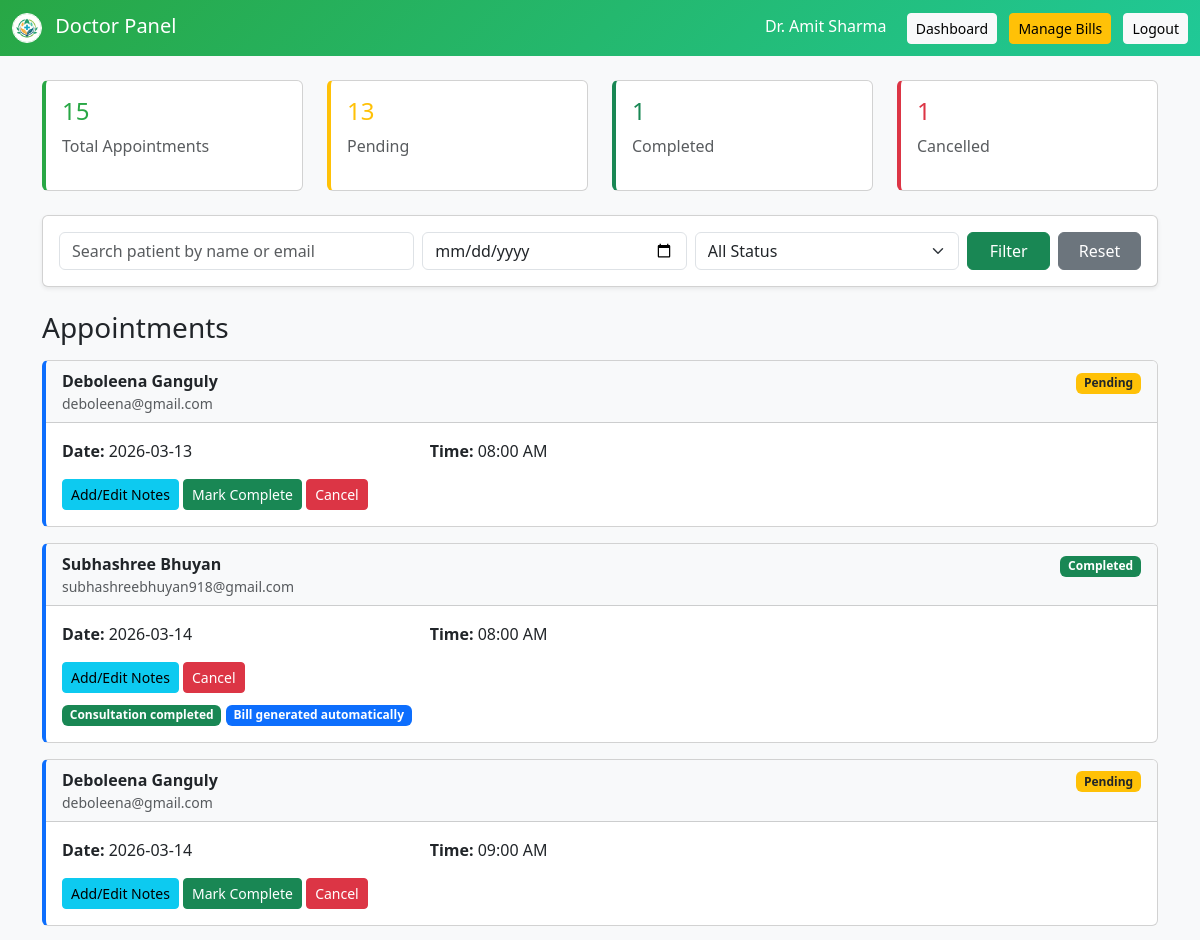
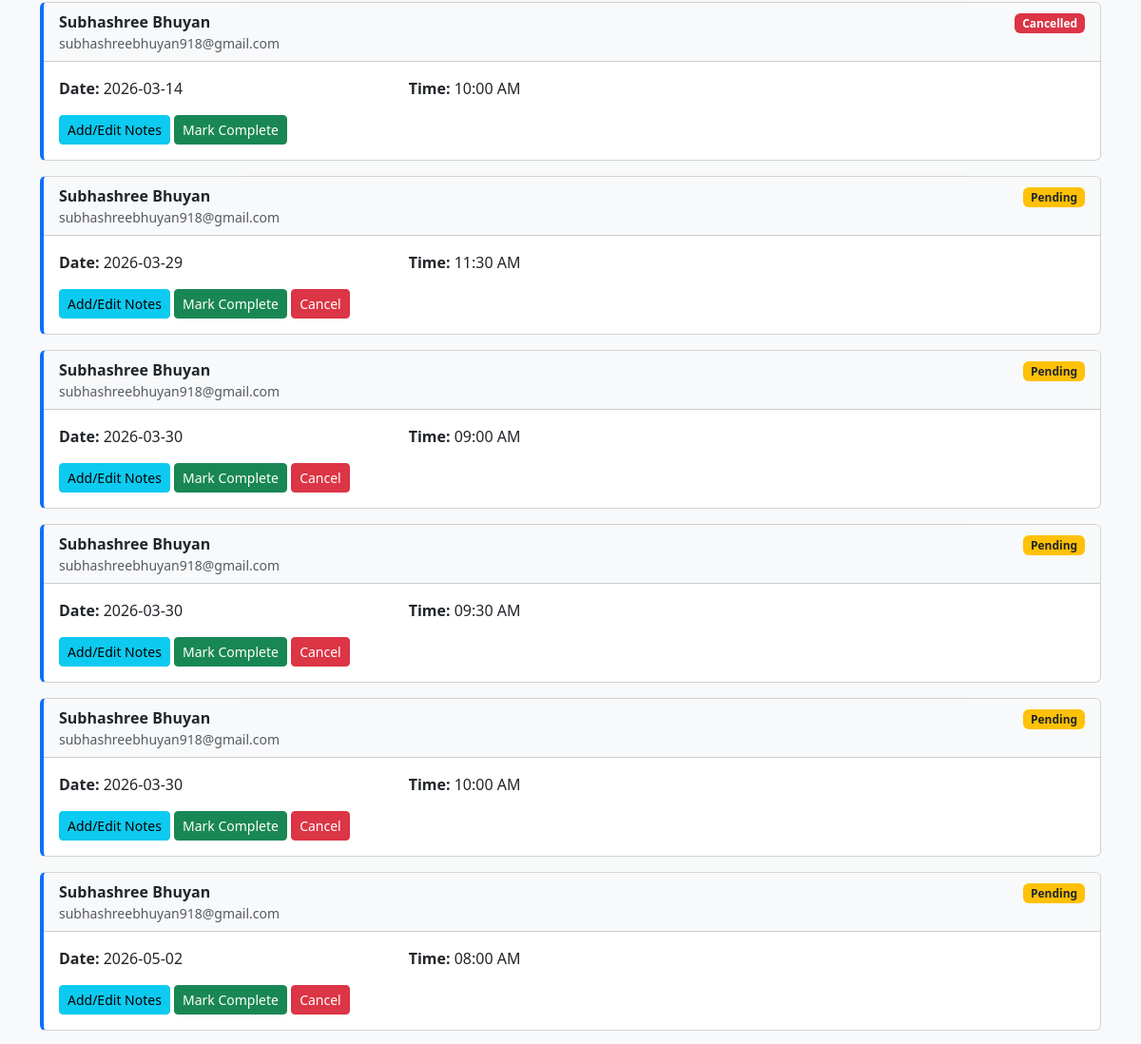
Before: /doctor/dashboard.php (signed in, upper part) with the older database file (2 pictures, top to bottom).
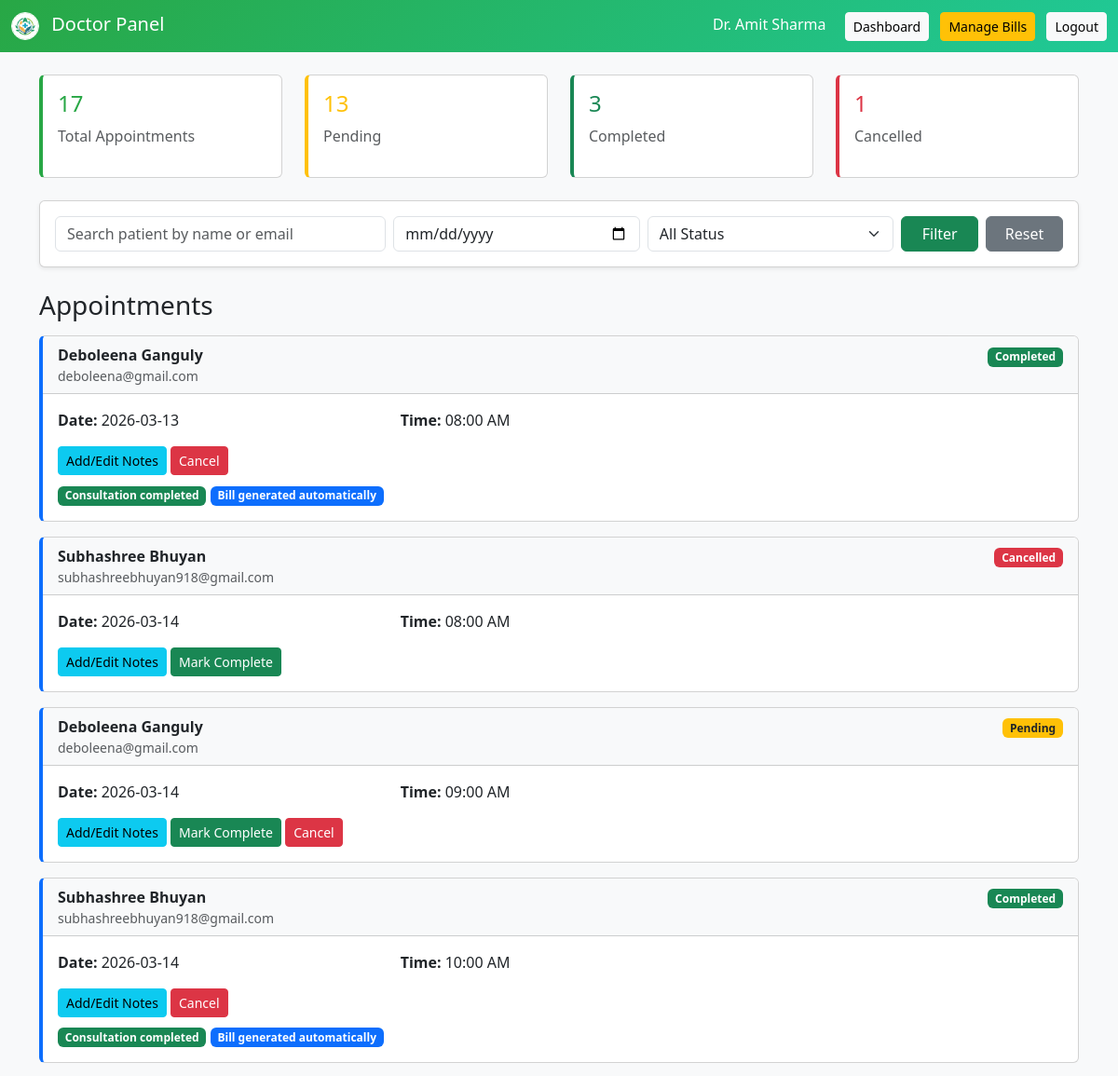
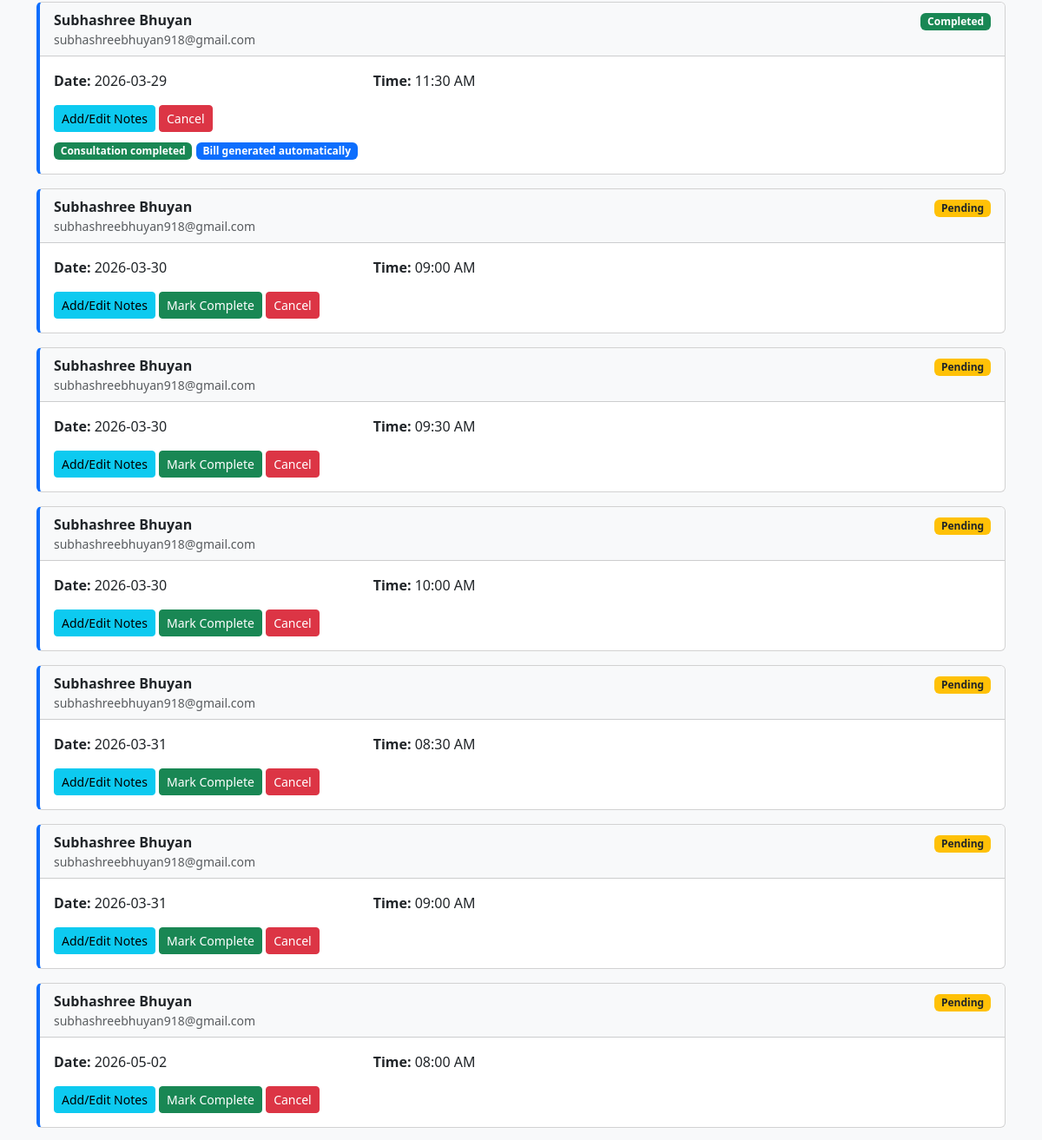
After: the same page with the newer database file (2 pictures, top to bottom).
### tables this page shows
CREATE TABLE `appointments` (
  `appointment_id` int(11) NOT NULL,
  `patient_id` int(11) DEFAULT NULL,
  `doctor_id` int(11) DEFAULT NULL,
  `appointment_date` date DEFAULT NULL,
  `appointment_time` time DEFAULT NULL,
  `status` enum('Pending','Completed','Cancelled') DEFAULT 'Pending',
  `created_at` timestamp NOT NULL DEFAULT current_timestamp()
);

CREATE TABLE `patients` (
  `patient_id` int(11) NOT NULL,
  `user_id` int(11) DEFAULT NULL,
  `first_name` varchar(50) DEFAULT NULL,
  `last_name` varchar(50) DEFAULT NULL,
  `gender` varchar(10) DEFAULT NULL,
  `phone` varchar(15) DEFAULT NULL,
  `address` text DEFAULT NULL,
  `created_at` timestamp NOT NULL DEFAULT current_timestamp(),
  `email` varchar(100) DEFAULT NULL,
  `password` varchar(100) DEFAULT NULL,
  `middle_name` varchar(50) DEFAULT NULL,
  `date_of_birth` date DEFAULT NULL,
  `title` enum('Mr','Mrs','Miss','Ms','Dr','Other') DEFAULT NULL
);

### doctor/dashboard.php (the view, shortened to what the changed rows need)
<?php
include("../config/db.php");
$user_id = (int) $_SESSION['user_id'];
$doc_query = "SELECT doctor_id, first_name, last_name FROM doctors WHERE user_id='$user_id' LIMIT 1";
$doc_result = mysqli_query($con, $doc_query);
$doc_row = mysqli_fetch_assoc($doc_result);
$doctor_id = $doc_row['doctor_id'];
$stats_query = "SELECT
                COUNT(*) as total_appt,
                SUM(CASE WHEN status='Pending' THEN 1 ELSE 0 END) as pending_appt,
                SUM(CASE WHEN status='Completed' THEN 1 ELSE 0 END) as completed_appt,
                SUM(CASE WHEN status='Cancelled' THEN 1 ELSE 0 END) as cancelled_appt
                FROM appointments WHERE doctor_id='$doctor_id'";
$stats_result = mysqli_query($con, $stats_query);
$stats = mysqli_fetch_assoc($stats_result);
$query = "SELECT appointments.*, patients.first_name, patients.last_name, patients.email
          FROM appointments
          JOIN patients ON appointments.patient_id = patients.patient_id
          WHERE appointments.doctor_id='$doctor_id'";
$query .= " ORDER BY appointments.appointment_date ASC, appointments.appointment_time ASC";
$result = mysqli_query($con, $query);
?>
<!DOCTYPE html>
<html>
<head>
<link href="https://cdn.jsdelivr.net/npm/bootstrap@5.3.0/dist/css/bootstrap.min.css" rel="stylesheet">
</head>
<body>
<div class="container mt-4">
<div class="row mb-4">
  <div class="col-md-3">
    <div class="card stat-card">
      <div class="card-body">
        <h4><?php echo $stats['total_appt'] ?? 0; ?></h4>
        <p class="text-muted">Total Appointments</p>
      </div>
    </div>
  </div>
  <div class="col-md-3">
    <div class="card stat-card" style="border-left-color: #198754;">
      <div class="card-body">
        <h4 style="color: #198754;"><?php echo $stats['completed_appt'] ?? 0; ?></h4>
        <p class="text-muted">Completed</p>
      </div>
    </div>
  </div>
</div>
<?php if (mysqli_num_rows($result) > 0) { ?>
  <?php while ($row = mysqli_fetch_assoc($result)) { ?>
    <div class="card appointment-card mb-3">
      <div class="card-header bg-light">
        <div class="row">
          <div class="col-md-6">
            <strong><?php echo $row['first_name'] . " " . $row['last_name']; ?></strong>
            <div class="text-muted small"><?php echo $row['email']; ?></div>
          </div>
          <div class="col-md-6 text-end">
            <?php
            if ($row['status'] == 'Completed') {
              echo "<span class='badge bg-success'>Completed</span>";
            } elseif ($row['status'] == 'Pending') {
              echo "<span class='badge bg-warning text-dark'>Pending</span>";
            } else {
              echo "<span class='badge bg-danger'>Cancelled</span>";
            }
            ?>
          </div>
        </div>
      </div>
      <div class="card-body">
        <div class="row mb-3">
          <div class="col-md-4">
            <strong>Date:</strong> <?php echo $row['appointment_date']; ?>
          </div>
          <div class="col-md-4">
            <strong>Time:</strong> <?php echo date("h:i A", strtotime($row['appointment_time'])); ?>
          </div>
        </div>
        <div class="row">
          <div class="col-md-12">
            <a href="add_notes.php?id=<?php echo $row['appointment_id']; ?>" class="btn btn-info btn-sm">Add/Edit Notes</a>
            <?php if ($row['status'] != 'Completed') { ?>
              <a href="update_status.php?id=<?php echo $row['appointment_id']; ?>&status=Completed"
                 class="btn btn-success btn-sm"
                 onclick="return confirm('Mark this appointment as completed? A consultation bill will be generated automatically.');">
                Mark Complete
              </a>
            <?php } ?>
            <?php if ($row['status'] != 'Cancelled') { ?>
              <a href="update_status.php?id=<?php echo $row['appointment_id']; ?>&status=Cancelled"
                 class="btn btn-danger btn-sm"
                 onclick="return confirm('Are you sure you want to cancel this appointment?');">
                Cancel
              </a>
            <?php } ?>
            <?php if ($row['status'] == 'Completed') { ?>
              <div class="mt-2">
                <span class="badge bg-success">Consultation completed</span>
                <span class="badge bg-primary">Bill generated automatically</span>
              </div>
            <?php } ?>
          </div>
        </div>
      </div>
    </div>
  <?php } ?>
<?php } else { ?>
  <div class="alert alert-info">No appointments found for the selected filters.</div>
<?php } ?>
</div>
</body>
</html>

Changed rows visible on the page:
changed appointments (number 1 of 11 on the later page): status "Pending Mark Complete" → "Completed Consultation completed Bill generated automatically"
changed appointments (number 2 of 11 on the later page): status "Completed Cancel Consultation completed Bill generated automatically" → "Cancelled Mark Complete"
changed appointments (number 4 of 11 on the later page): status "Cancelled Mark Complete" → "Completed Cancel Consultation completed Bill generated automatically"
changed appointments "11:30 AM": status "Pending Mark Complete" → "Completed Consultation completed Bill generated automatically"
added appointments: patient.first_name "Subhashree", patient.last_name "Bhuyan", patient.email "subhashreebhuyan918@gmail.com", status "Pending", appointment_date "2026-03-31", appointment_time "08:30 AM"
added appointments: patient.first_name "Subhashree", patient.last_name "Bhuyan", patient.email "subhashreebhuyan918@gmail.com", status "Pending", appointment_date "2026-03-31", appointment_time "09:00 AM"
Other visible differences:
$stats['total_appt']: "15" → "17"
$stats['completed_appt']: "1" → "3"
